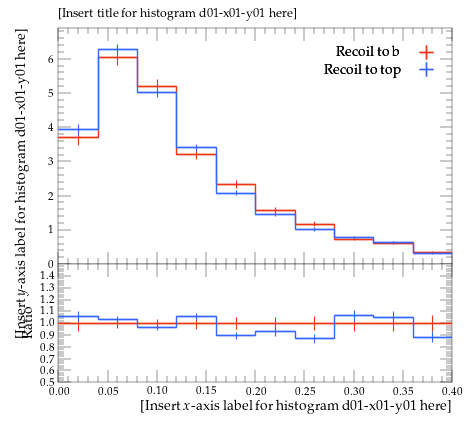

Write Python code to recreate this figure.
#! /usr/bin/env python

# This Python script was auto-generated using YODA v2.0.2.
# Analysis object: /ATLAS_2013_I1243871/d01-x01-y01
# Timestamp: 06-08-2026 (15:14:30)

import matplotlib as mpl
import matplotlib.pyplot as plt
mpl.use('Agg') # comment out for interactive use
import os
import numpy as np

plotDir = os.path.split(os.path.realpath(__file__))[0]
if 'YODA_USER_PLOT_PATH' in globals():
    plot_outdir = globals()['YODA_USER_PLOT_PATH']
else:
    plot_outdir = plotDir

#plot style
plt.style.use(os.path.join(plotDir, '../default.mplstyle'))
# plot metadata
figW, figH = plt.rcParams['figure.figsize']
ax_xLabel = r'[Insert $x$-axis label for histogram d01-x01-y01 here]'
ax_yLabel = r'[Insert $y$-axis label for histogram d01-x01-y01 here]'
ax_title  = r'[Insert title for histogram d01-x01-y01 here]'
ax_xScale = 'linear'
ax_yScale = 'linear'
xLims = (0.0, 0.4)
yLims = (0.0, 6.903449300000001)

# TeX-friendly labels for the legend
labels = {
    'legend' : ([ r"Recoil to b", r"Recoil to top" ], r""),
}

# Adjust canvas width and height
canvasW = 10.0
canvasH = 9.0
figW *= canvasW/10.
figH *= canvasH/9.

# Create figure and axis objects
fig, (ax, ratio0_ax) = plt.subplots(2, 1, sharex=True,
                  figsize=(figW,figH), gridspec_kw={'height_ratios': (6.0, 3.0)})

# Set figure margins
plt.subplots_adjust(
    left   = 1.0 * plt.rcParams['figure.subplot.left'],
    right  = 1.0 * plt.rcParams['figure.subplot.right'],
    top    = 1.0 * plt.rcParams['figure.subplot.top'],
    bottom = 1.0 * plt.rcParams['figure.subplot.bottom'])

ratio0_ax.yaxis.set_major_locator(mpl.ticker.MultipleLocator(0.1))
ratio0_ax.set_ylim(0.5, 1.4999)
ratio0_ax.set_ylabel('Ratio')

# the numerical data is stored in a separate file
dataf = dict()
prefix = os.path.split(__file__)[0]
if prefix:    prefix = prefix + '/'
exec(open(prefix+'d01-x01-y01__data.py').read(), dataf)


legend_handles = dict() # keep track of handles for the legend

# style options for curves
# starts at zorder>=5 to draw curve on top of legend
styles = {
  'recoil_b': {
    'color' : '#EE3311',
    'linestyle' : '-',
    'linewidth' : 1,
    'marker' : 'none',
    'markersize' : 2,
    'capsize' : 0.0,
    'zorder' : 5,
    'histstyle' : 1,
    'drawstyle' : 'steps-pre',
    'xerrorbars' : 1,
    'yerrorbars' : 1,
    'fillcolor' : None,
    'fillopacity' : 1.0,
    'ratio0_linestyle' : '-',
    'ratio0_linewidth' : 1,
    'ratio0_marker' : 'none',
    'ratio0_markersize' : 2,
    'ratio0_capsize' : 0.0,
    'ratio0_zorder' : 5,
    'ratio0_histstyle' : 1,
    'ratio0_drawstyle' : 'steps-pre',
    'ratio0_xerrorbars' : 1,
    'ratio0_yerrorbars' : 1,
  },
  'recoil_t': {
    'color' : '#3366FF',
    'linestyle' : '-',
    'linewidth' : 1,
    'marker' : 'none',
    'markersize' : 2,
    'capsize' : 0.0,
    'zorder' : 6,
    'histstyle' : 1,
    'drawstyle' : 'steps-pre',
    'xerrorbars' : 1,
    'yerrorbars' : 1,
    'fillcolor' : None,
    'fillopacity' : 1.0,
    'ratio0_linestyle' : '-',
    'ratio0_linewidth' : 1,
    'ratio0_marker' : 'none',
    'ratio0_markersize' : 2,
    'ratio0_capsize' : 0.0,
    'ratio0_zorder' : 6,
    'ratio0_histstyle' : 1,
    'ratio0_drawstyle' : 'steps-pre',
    'ratio0_xerrorbars' : 1,
    'ratio0_yerrorbars' : 1,
  },
}

# curve from input yoda files in main panel
for label, yvals in dataf['yvals'].items():
    if all(np.isnan(v) for v in dataf['yvals'][label]):
        continue
    tmp = None
    if styles[label]['histstyle']: # draw as histogram
        xpos = dataf['xedges'][label] if styles[label]['drawstyle'] else dataf['xpoints'][label]
        ypos = np.insert(yvals, 0, yvals[0]) if styles[label]['drawstyle'] else yvals
        if styles[label]['fillcolor']: # fill area below curve
            ax.fill_between(xpos, ypos, step='pre',
                            color=styles[label]['fillcolor'],
                            alpha=styles[label]['fillopacity'])
        tmp, = ax.plot(xpos, ypos,
                       color=styles[label]['color'],
                       linestyle=styles[label]['linestyle'],
                       linewidth=styles[label]['linewidth'],
                       drawstyle=styles[label]['drawstyle'], solid_joinstyle='miter',
                       zorder=styles[label]['zorder'], label=label)
    tmp = ax.errorbar(dataf['xpoints'][label], yvals,
                      xerr=np.array(dataf['xerrs'][label])*styles[label]['xerrorbars'],
                      yerr=np.array(dataf['yerrs'][label])*styles[label]['yerrorbars'],
                      fmt=styles[label]['marker'], capsize=styles[label]['capsize'],
                      markersize=styles[label]['markersize'],
                      ecolor=styles[label]['color'],
                      color=styles[label]['color'], zorder=styles[label]['zorder'])
    tmp[-1][0].set_linestyle(styles[label]['linestyle'])
    tmp[-1][0].set_linewidth(styles[label]['linewidth'])
    if label in dataf['add_legend_handle']:  legend_handles[label] = tmp
    for varLabel in dataf['variation_yvals'].keys():
        if varLabel.startswith(label):
            tmp, = ax.plot(dataf['xedges'][label], dataf['variation_yvals'][varLabel],
                           color=styles[label]['color'],
                           linestyle=styles[label]['linestyle'],
                           linewidth=styles[label]['linewidth'],
                           drawstyle='steps-pre', solid_joinstyle='miter',
                           zorder=styles[label]['zorder'], alpha=0.5)


# plots on ratio panel
# curve from input yoda files in ratio panel
for label, yvals in dataf['ratio0_yvals'].items():
    if all(np.isnan(v) for v in yvals):
        continue
    if styles[label]['ratio0_histstyle']: # plot as histogram
        xpos = dataf['xedges']['recoil_b'] if styles[label]['ratio0_drawstyle'] else dataf['xpoints']['recoil_b']
        ypos = np.insert(yvals, 0, yvals[0]) if styles[label]['ratio0_drawstyle'] else yvals
        ratio0_ax.plot(xpos, ypos,
                       color=styles[label]['color'],
                       linewidth=styles[label]['linewidth'],
                       linestyle=styles[label]['ratio0_linestyle'],
                       drawstyle=styles[label]['ratio0_drawstyle'], zorder=styles[label]['zorder'],
                       solid_joinstyle='miter')
    tmp = ratio0_ax.errorbar(dataf['xpoints']['recoil_b'], yvals,
                             xerr=np.array(dataf['ref_xerrs'])*styles[label]['ratio0_xerrorbars'],
                             yerr=np.array(dataf['ratio0_yerrs'][label])*styles[label]['ratio0_yerrorbars'],
                             fmt=styles[label]['ratio0_marker'], capsize=styles[label]['ratio0_capsize'],
                             markersize=styles[label]['ratio0_markersize'],
                             ecolor=styles[label]['color'],
                             color=styles[label]['color'])
    tmp[-1][0].set_linestyle(styles[label]['ratio0_linestyle'])
    tmp[-1][0].set_linewidth(styles[label]['ratio0_linewidth'])

    for varlabel in dataf['ratio0_variation_vals'].keys():
        if varlabel.startswith(label):
            ratio0_ax.plot(dataf['xedges']['recoil_b'],
                            dataf['ratio0_variation_vals'][varlabel],
                            color=styles[label]['color'],
                            linestyle=styles[label]['linestyle'],
                            linewidth=styles[label]['linewidth'],
                            drawstyle='steps-pre', solid_joinstyle='miter',
                            zorder=1, alpha=0.5)

legend_items = list(legend_handles.values())
ax.add_artist(ax.legend(legend_items,
                        labels['legend'][0],
                        title=labels['legend'][1],
                        alignment='right',
                        loc='upper right',
                        bbox_to_anchor=(1.0, 0.97),markerfirst=False))

# set plot metadata as defined above
ratio0_ax.set_xlabel(ax_xLabel)
ratio0_ax.xaxis.set_label_coords(1., -0.15)
ax.set_ylabel(ax_yLabel, ha='right', va='top')
ax.yaxis.set_label_coords(-0.11, 1.0)
ax.set_title(ax_title, loc='left')
ax.set_xscale(ax_xScale)
ax.set_yscale(ax_yScale)
ax.set_xlim(xLims)
ax.set_ylim(yLims)

# tick formatting
plt.rcParams['xtick.top'] = True
plt.rcParams['ytick.right'] = True
fig.align_ylabels((ax, ratio0_ax))
plt.savefig(os.path.join(plot_outdir, 'd01-x01-y01.pdf'), format='PDF')
plt.savefig(os.path.join(plot_outdir, 'd01-x01-y01.png'), format='PNG')

plt.close(fig)
